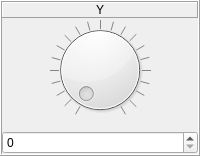
             <widget class="QFrame" name="frame_Y">
              <property name="sizePolicy">
               <sizepolicy hsizetype="Preferred" vsizetype="Preferred">
                <horstretch>0</horstretch>
                <verstretch>0</verstretch>
               </sizepolicy>
              </property>
              <property name="minimumSize">
               <size>
                <width>50</width>
                <height>100</height>
               </size>
              </property>
              <property name="frameShape">
               <enum>QFrame::Box</enum>
              </property>
              <property name="frameShadow">
               <enum>QFrame::Raised</enum>
              </property>
              <layout class="QVBoxLayout" name="verticalLayout_36">
               <property name="spacing">
                <number>2</number>
               </property>
               <property name="sizeConstraint">
                <enum>QLayout::SetMaximumSize</enum>
               </property>
               <property name="leftMargin">
                <number>0</number>
               </property>
               <property name="topMargin">
                <number>0</number>
               </property>
               <property name="rightMargin">
                <number>0</number>
               </property>
               <property name="bottomMargin">
                <number>0</number>
               </property>
               <item>
                <widget class="QFrame" name="frame_Label_Y">
                 <property name="frameShape">
                  <enum>QFrame::NoFrame</enum>
                 </property>
                 <property name="frameShadow">
                  <enum>QFrame::Raised</enum>
                 </property>
                 <layout class="QVBoxLayout" name="verticalLayout_37">
                  <property name="leftMargin">
                   <number>0</number>
                  </property>
                  <property name="topMargin">
                   <number>0</number>
                  </property>
                  <property name="rightMargin">
                   <number>0</number>
                  </property>
                  <property name="bottomMargin">
                   <number>0</number>
                  </property>
                  <item>
                   <widget class="QLabel" name="label_Y">
                    <property name="font">
                     <font>
                      <pointsize>9</pointsize>
                     </font>
                    </property>
                    <property name="autoFillBackground">
                     <bool>false</bool>
                    </property>
                    <property name="frameShape">
                     <enum>QFrame::Panel</enum>
                    </property>
                    <property name="frameShadow">
                     <enum>QFrame::Raised</enum>
                    </property>
                    <property name="text">
                     <string>Y</string>
                    </property>
                    <property name="alignment">
                     <set>Qt::AlignCenter</set>
                    </property>
                   </widget>
                  </item>
                 </layout>
                </widget>
               </item>
               <item>
                <widget class="QFrame" name="frame_Dial_Y">
                 <property name="sizePolicy">
                  <sizepolicy hsizetype="Preferred" vsizetype="Preferred">
                   <horstretch>0</horstretch>
                   <verstretch>0</verstretch>
                  </sizepolicy>
                 </property>
                 <property name="frameShape">
                  <enum>QFrame::NoFrame</enum>
                 </property>
                 <property name="frameShadow">
                  <enum>QFrame::Raised</enum>
                 </property>
                 <layout class="QVBoxLayout" name="verticalLayout_38">
                  <property name="leftMargin">
                   <number>0</number>
                  </property>
                  <property name="topMargin">
                   <number>0</number>
                  </property>
                  <property name="rightMargin">
                   <number>0</number>
                  </property>
                  <item>
                   <widget class="QDial" name="dial_Y">
                    <property name="sizePolicy">
                     <sizepolicy hsizetype="Preferred" vsizetype="Preferred">
                      <horstretch>0</horstretch>
                      <verstretch>0</verstretch>
                     </sizepolicy>
                    </property>
                    <property name="cursor">
                     <cursorShape>OpenHandCursor</cursorShape>
                    </property>
                    <property name="minimum">
                     <number>0</number>
                    </property>
                    <property name="maximum">
                     <number>2000</number>
                    </property>
                    <property name="singleStep">
                     <number>1</number>
                    </property>
                    <property name="pageStep">
                     <number>10</number>
                    </property>
                    <property name="value">
                     <number>0</number>
                    </property>
                    <property name="tracking">
                     <bool>true</bool>
                    </property>
                    <property name="orientation">
                     <enum>Qt::Horizontal</enum>
                    </property>
                    <property name="invertedAppearance">
                     <bool>false</bool>
                    </property>
                    <property name="invertedControls">
                     <bool>false</bool>
                    </property>
                    <property name="wrapping">
                     <bool>false</bool>
                    </property>
                    <property name="notchTarget">
                     <double>50.000000000000000</double>
                    </property>
                    <property name="notchesVisible">
                     <bool>true</bool>
                    </property>
                   </widget>
                  </item>
                 </layout>
                </widget>
               </item>
               <item>
                <widget class="QDoubleSpinBox" name="doubleSpinBox_Y">
                 <property name="sizePolicy">
                  <sizepolicy hsizetype="Preferred" vsizetype="Preferred">
                   <horstretch>0</horstretch>
                   <verstretch>0</verstretch>
                  </sizepolicy>
                 </property>
                 <property name="font">
                  <font>
                   <pointsize>9</pointsize>
                  </font>
                 </property>
                 <property name="wrapping">
                  <bool>false</bool>
                 </property>
                 <property name="frame">
                  <bool>true</bool>
                 </property>
                 <property name="buttonSymbols">
                  <enum>QAbstractSpinBox::UpDownArrows</enum>
                 </property>
                 <property name="accelerated">
                  <bool>true</bool>
                 </property>
                 <property name="keyboardTracking">
                  <bool>true</bool>
                 </property>
                 <property name="showGroupSeparator" stdset="0">
                  <bool>false</bool>
                 </property>
                 <property name="decimals">
                  <number>0</number>
                 </property>
                 <property name="minimum">
                  <double>0.000000000000000</double>
                 </property>
                 <property name="maximum">
                  <double>2000.000000000000000</double>
                 </property>
                 <property name="singleStep">
                  <double>1.000000000000000</double>
                 </property>
                 <property name="value">
                  <double>0.000000000000000</double>
                 </property>
                </widget>
               </item>
              </layout>
             </widget>
